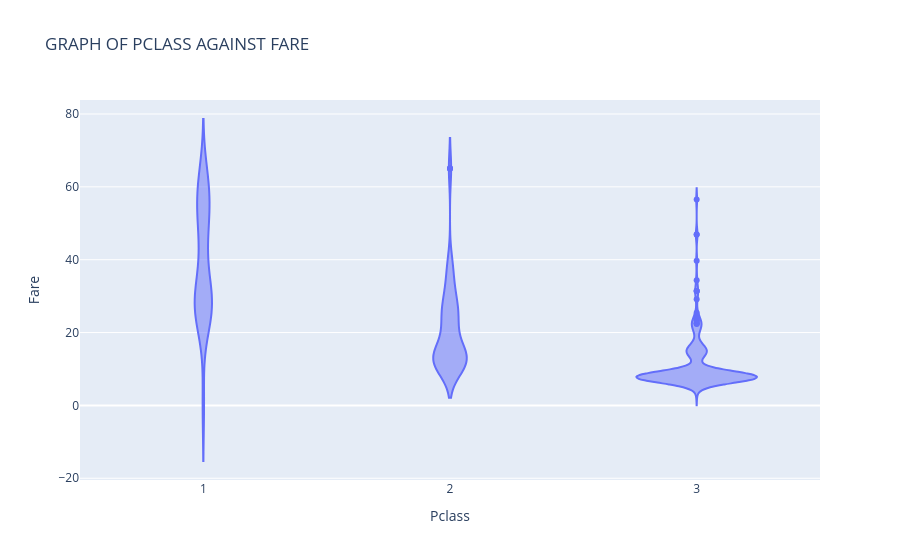

The notebook cell saved with this chart:
### Code cell
# VISUALIZING THE RELATIONSHIP BETWEEN PCLASS AND THE FARE

fig =px.violin(
    titanic_clean,
    x='Pclass',
    y='Fare',
    title=' GRAPH OF PCLASS AGAINST FARE'
)

fig.update_layout(bargap=0.2)
fig.show()

### Figure 1 — Plotly figure (JSON) as saved in the notebook; plotly's stock layout.template omitted (floating-point values rounded to 4 significant figures; data arrays with more than 128 entries replaced by an {"elided": "..."} marker saying what was removed)
{"data": [{"alignmentgroup": "True", "box": {"visible": false}, "hovertemplate": "Pclass=%{x}<br>Fare=%{y}<extra></extra>", "legendgroup": "", "marker": {"color": "#636efa"}, "name": "", "offsetgroup": "", "orientation": "v", "scalegroup": "True", "showlegend": false, "type": "violin", "x": {"elided": "340 int values"}, "x0": " ", "xaxis": "x", "y": {"elided": "340 float values"}, "y0": " ", "yaxis": "y"}], "layout": {"bargap": 0.2, "legend": {"tracegroupgap": 0}, "title": {"text": " GRAPH OF PCLASS AGAINST FARE"}, "violinmode": "group", "xaxis": {"anchor": "y", "domain": [0, 1], "title": {"text": "Pclass"}}, "yaxis": {"anchor": "x", "domain": [0, 1], "title": {"text": "Fare"}}}}
